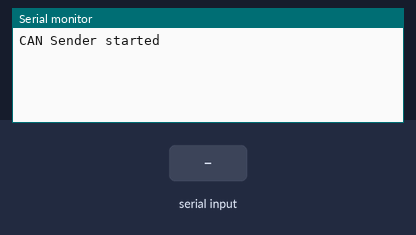
Bench run of a sketch on a simulated ESP32. On the bench: the last lines printed to the serial monitor. The test bench sets the inputs (shaded band).

Above: at 3.2 s.
3.3 s: "90,45\n" received over the second serial link
At 4.0 s:
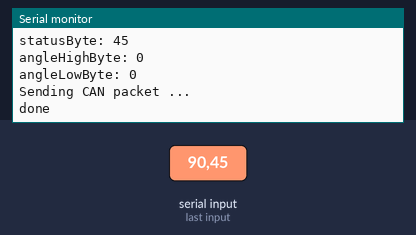
4.8 s: "30,150\n" received over the second serial link
At 5.8 s:
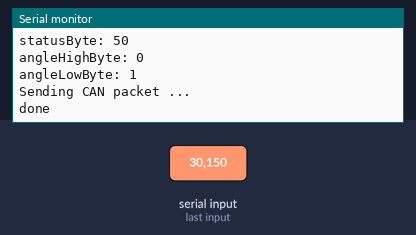
Timing chart, 0 to 7.8 s (numbered marks = the images above; inputs shaded):
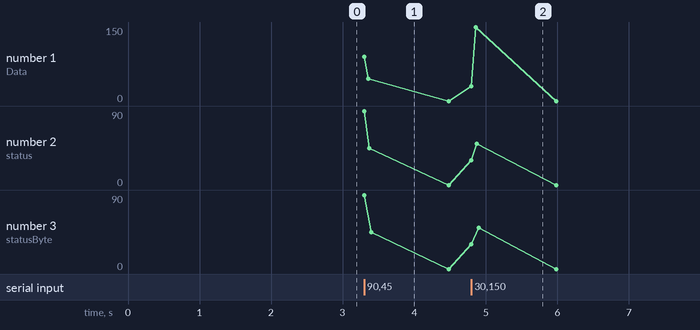

The sketch:

Test3-ESP32S-rUsC.ino
```cpp
// read degree from UART-CH32V
// and send it to CAN

#include <CAN.h>

void setup()
{

  delay(2000);
  // setup serial
  Serial.begin(9600);
  Serial2.begin(9600); // for read ch32v uart.tx=io17,rx=io16
  while (!Serial)
  {
    delay(10);
  }

  // start the CAN bus at 500 kbps
  if (!CAN.begin(100E3))
  {
    Serial.println("Starting CAN failed!");
    while (1)
      ;
  }
  Serial.println("CAN Sender started");
}

void loop()
{
  int Uart2Data = 0, angle = 0, status = 0;                 // AS5600 data.
  byte statusByte = 0, angleHighByte = 0, angleLowByte = 0; // for CAN data.

  if (Serial2.available() > 0)
  {
    // read data from CH32V
    Uart2Data = Serial2.parseInt();
    status = Uart2Data % 100;
    angle = (Uart2Data - status) / 100;

    // change data to byte
    statusByte = lowByte(status);
    angleHighByte = highByte(angle);
    angleLowByte = lowByte(angle);

    // 各変数の状態チェック
    Serial.print("Uart2Data : ");
    Serial.println(Uart2Data);
    Serial.print("status: ");
    Serial.println(status);
    Serial.print("angle: ");
    Serial.println(angle);
    Serial.print("statusByte: ");
    Serial.println(statusByte);
    Serial.print("angleHighByte: ");
    Serial.println(angleHighByte);
    Serial.print("angleLowByte: ");
    Serial.println(angleLowByte);

    // send CAN packet
    Serial.println("Sending CAN packet ... ");
    CAN.beginPacket(0x12);
    CAN.write(status);
    CAN.write(angleHighByte);
    CAN.write(angleLowByte);
    CAN.endPacket();
    Serial.println("done");

    //delay(100);
  }
  /*

*/
}
```

Measured:
- after the input at 3.3 s, the serial monitor: prints a new line at once (image 1)
- after the input at 4.8 s, the serial monitor: prints a new line at once (image 2)
